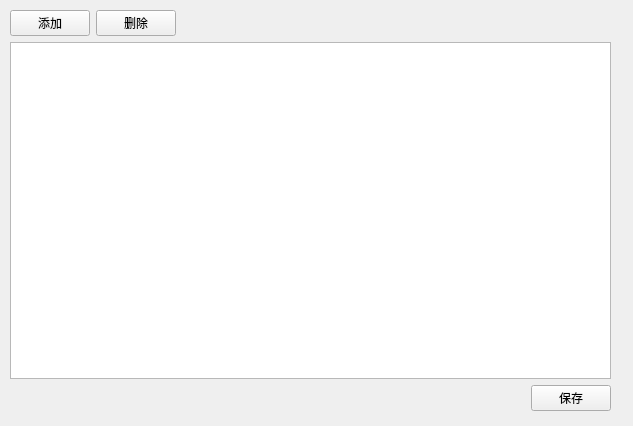
<?xml version="1.0" encoding="UTF-8"?>
<ui version="4.0">
 <class>DriverConfigUI</class>
 <widget class="QWidget" name="DriverConfigUI">
  <property name="geometry">
   <rect>
    <x>0</x>
    <y>0</y>
    <width>633</width>
    <height>426</height>
   </rect>
  </property>
  <property name="windowTitle">
   <string>Form</string>
  </property>
  <widget class="QWidget" name="gridLayoutWidget">
   <property name="geometry">
    <rect>
     <x>0</x>
     <y>0</y>
     <width>621</width>
     <height>421</height>
    </rect>
   </property>
   <layout class="QGridLayout" name="gridLayout">
    <property name="leftMargin">
     <number>10</number>
    </property>
    <property name="topMargin">
     <number>10</number>
    </property>
    <property name="rightMargin">
     <number>10</number>
    </property>
    <property name="bottomMargin">
     <number>10</number>
    </property>
    <item row="2" column="0" colspan="4">
     <spacer name="horizontalSpacer">
      <property name="orientation">
       <enum>Qt::Horizontal</enum>
      </property>
      <property name="sizeHint" stdset="0">
       <size>
        <width>40</width>
        <height>20</height>
       </size>
      </property>
     </spacer>
    </item>
    <item row="0" column="1">
     <widget class="QPushButton" name="pbDelete">
      <property name="text">
       <string>删除</string>
      </property>
     </widget>
    </item>
    <item row="0" column="0">
     <widget class="QPushButton" name="pbAdd">
      <property name="text">
       <string>添加</string>
      </property>
     </widget>
    </item>
    <item row="2" column="4">
     <widget class="QPushButton" name="pbSave">
      <property name="text">
       <string>保存</string>
      </property>
     </widget>
    </item>
    <item row="1" column="0" colspan="5">
     <widget class="QTableView" name="tvDrivers">
      <property name="sortingEnabled">
       <bool>true</bool>
      </property>
     </widget>
    </item>
    <item row="0" column="2">
     <spacer name="horizontalSpacer_2">
      <property name="orientation">
       <enum>Qt::Horizontal</enum>
      </property>
      <property name="sizeHint" stdset="0">
       <size>
        <width>40</width>
        <height>20</height>
       </size>
      </property>
     </spacer>
    </item>
   </layout>
  </widget>
 </widget>
 <resources/>
 <connections/>
</ui>
